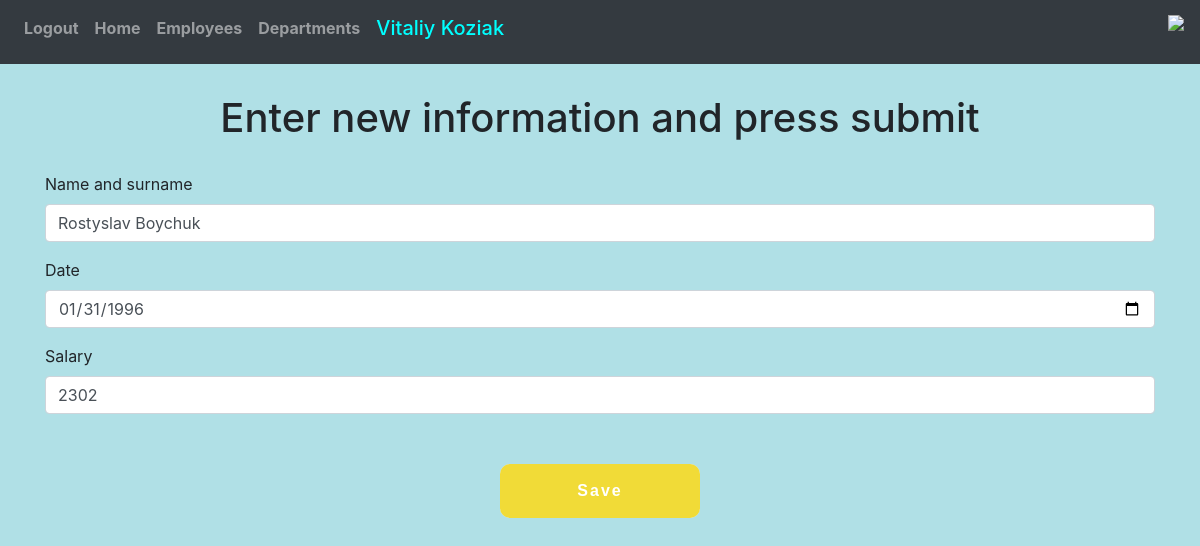
Page /employees/6/edit (signed in) on the earlier database version.
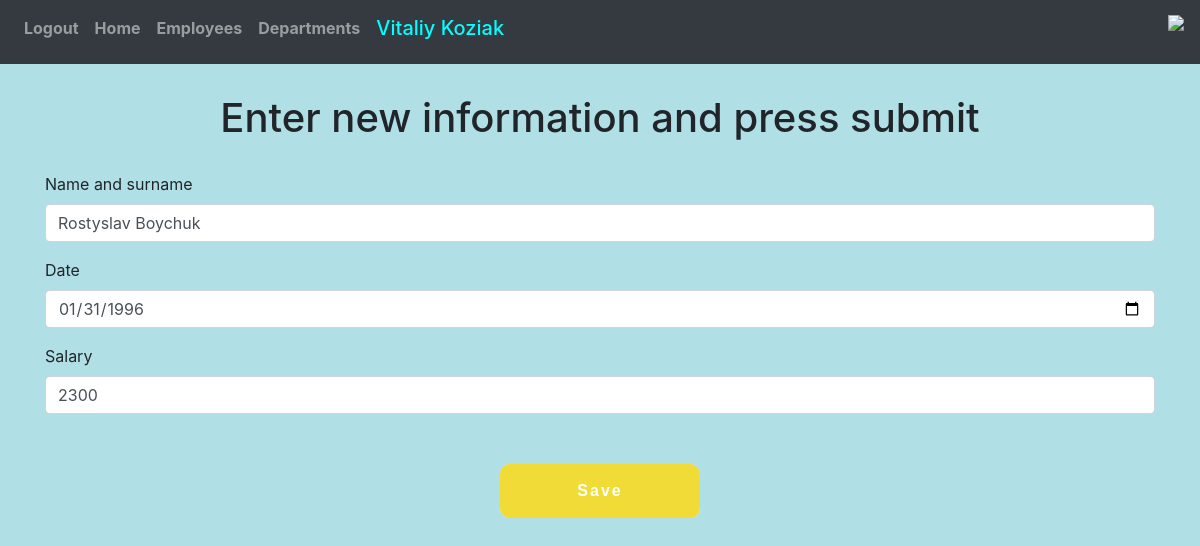
Same page on the later database version.
### website/models.py (models this page shows, shortened)
class User(db.Model, UserMixin):
    id = db.Column(db.Integer, primary_key=True, unique=True)
    email = db.Column(db.String(40), unique=True)
    password = db.Column(db.String(30))
    first_name = db.Column(db.String(150))
    date = db.Column(db.String(10))
    salary = db.Column(db.Integer)
    department_id = db.Column(db.Integer, db.ForeignKey('department.id'), nullable=False)
    department = db.relationship("Department")

### website/views.py (the view)
@login_required
@views.route('/employees/<int:id>/edit', methods= {'POST','GET'})
def employee_edit(id):
    employee = User.query.get(id)
    if request.method == 'POST':
        if current_user == employee:
            employee.first_name = request.form.get('firstName')
            employee.date = request.form.get('date')
            employee.salary= request.form.get('salary')
            try:
                db.session.commit()
                flash("Saved",category = "success")
                return redirect('/employees')
            except:
                return "Some error"
        else:
            flash("You can't do it", category='error')
            return render_template('employee_more_info.html', user=current_user, employee=employee)
    else:
        return render_template('employee_edit.html',user=current_user, employee=employee)

### website/__init__.py (called while the page is built)
def create_app():
    app = Flask(__name__)
    app.config['SECRET_KEY'] = 'vitaliy'
    app.config['SQLALCHEMY_DATABASE_URI'] = f'sqlite:///{DB_NAME}'
    app.config['SQLALCHEMY_TRACK_MODIFICATIONS'] = True
    db.init_app(app)
    api = Api(app)
    from .views import views
    from .auth import auth
    app.register_blueprint(views, url_prefix = '/')
    app.register_blueprint(auth, url_prefix = '/')
    from website.models import User, Department
    create_database(app)
    login_manager = LoginManager()
    login_manager.login_view = 'auth.login'
    login_manager.init_app(app)
    from website.rest import UsersResourceList
    api.add_resource(UsersResourceList, "/users", "/users/<int:id>")
    @login_manager.user_loader
    def load_user(id):
        return User.query.get(int(id))
    return app

### website/templates/employee_edit.html
{% extends "base.html" %} {% block title %}Edit{% endblock %} {% block
content %}
<form method="POST">
  <h1 style="margin: 30px 0;" align="center">Enter new  information and press submit</h1>
  <div class="form-group">
    <label for="firstName">Name and surname</label>
    <input
            value="{{employee.first_name}}"
      type="text"
      class="form-control"
      id="firstName"
      name="firstName"
      placeholder="Enter name and surname"
    />
  </div>
  <div class="form-group">
    <label for="date">Date</label>
    <input
            value="{{employee.date}}"
      type="date"
      class="form-control"
      id="date"
      name="date"
      placeholder="Enter new date"
    />
  </div>
  <div class="form-group">
    <label for="salary">Salary</label>
    <input
            value="{{employee.salary}}"
      type="salary"
      class="form-control"
      id="salary"
      name="salary"
      placeholder="Enter new salary"
    />
  </div>
  <br />
  <button type="submit" class="glow-button">Save</button>
</form>
{% endblock %}

Differences in the rows shown:
changed User "Rostyslav Boychuk": salary "2302" → "2300"
